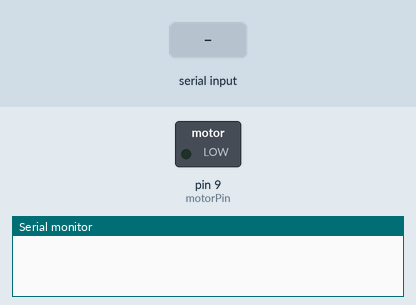
Recording of a sketch running on a simulated Arduino Uno, built with avr-gcc and run on an emulated ATmega328P. Parts: switched loads named in the sketch (green lamp = pin HIGH), the last lines printed to the serial monitor. The inputs (shaded band) are chosen by the test bench.

Above: at 1.2 s.
1.3 s: byte 30 received over Serial
At 2.4 s:
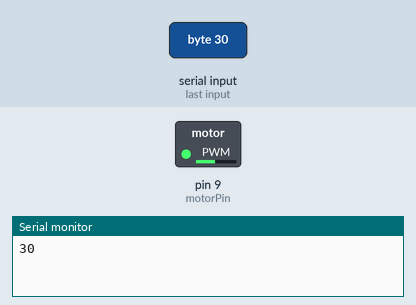
2.8 s: byte 90 received over Serial
At 3.5 s:
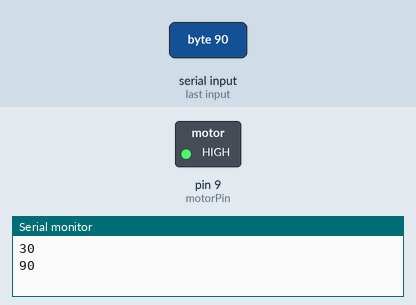
Timing chart, 0 to 5.8 s (numbered marks = the images above; inputs shaded):
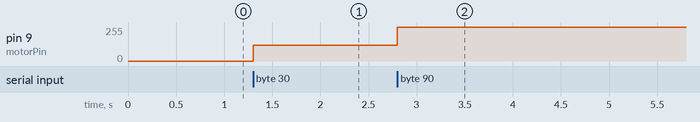

The sketch:

MicroduinoDCMotorControl.ino
```cpp
int motorPin = 9;//Motor pin
int leitura = 0;//Defined potentiometer value
int vel = 0;//Value recorded motor

void setup() {
  Serial.begin(9600);
    pinMode(motorPin,OUTPUT);
}
void loop() {
  if(Serial.available())//if serial is available
  {
    leitura=Serial.read();//read serial data
    Serial.println(leitura);
    vel=map(leitura,0,255,0,1023);//map
    if(leitura>0)//run motor by leitura
    {
      analogWrite(motorPin,vel);
      delay(1);
    }
    else//stop motor
    {
      analogWrite(motorPin,LOW);
    }
  }
}
```

Measured:
- after the input at 1.3 s, pin 9 (motorPin): 0/255 → 120/255 at once
- after the input at 2.8 s, pin 9 (motorPin): 120/255 → 255/255 at once
